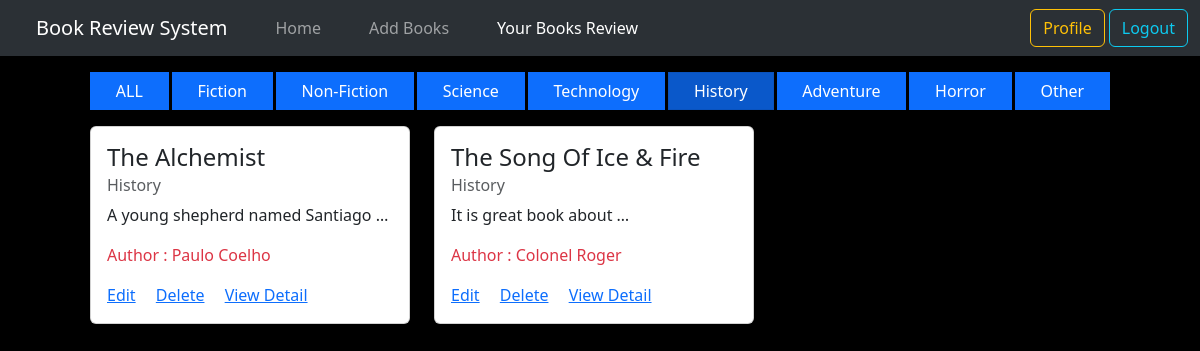
Page /booklist/?genre=History (signed in) on the committed database.
### book_app/models.py (models this page shows, shortened)
class BookData(models.Model):
    title = models.CharField(max_length=100)
    author = models.CharField(max_length=100)
    description = models.TextField()
    genre_choices = [
        ('Fiction','Fiction'),
        ('Non-Fiction','Non-Fiction'),
        ('Science','Science'),
        ('Technology','Technology'),
        ('History','History'),
        ('Adventure','Adventure'),
        ('Horror','Horror'),
        ('Other','Other'),
    ]
    genre = models.CharField(max_length=50,choices=genre_choices)
    isbn = models.CharField(max_length=13, unique=True)
    publication_data = models.DateField()
    created_at = models.DateTimeField(auto_now_add=True)
    updated_at = models.DateTimeField(auto_now=True)

### book_app/views.py (the view)
# urls.py: path('booklist/',views.book_list,name="booklist"),
@login_required
def book_list(request):
    genre = request.GET.get('genre')
    if genre:
        book_data= BookData.objects.filter(genre=genre).order_by('-created_at')
    else:
        book_data = BookData.objects.all().order_by('-created_at')
    return render(request,'book_app/booklist.html',{'book_data':book_data})

### book_app/templates/book_app/booklist.html (shortened to what this page needs)
{% extends "book_app/base.html" %}
{% block content %}
<div class="btn-group my-3 mx-5 d-flex flex-wrap column-gap-1">
  <a href="{% url 'booklist' %}" class="btn btn-primary rounded-0 {% if not request.GET.genre%}active{% endif %}" aria-current="page">ALL</a>
  <a href="?genre=Fiction" class="btn btn-primary {% if request.GET.genre == 'Fiction' %}active{% endif %}">Fiction</a>
  <a href="?genre=Non-Fiction" class="btn btn-primary {% if request.GET.genre == 'Non-Fiction' %}active{% endif %}">Non-Fiction</a>
  <a href="?genre=Science" class="btn btn-primary {% if request.GET.genre == 'Science' %}active{% endif %}">Science</a>
  <a href="?genre=Technology" class="btn btn-primary {% if request.GET.genre == 'Technology' %}active{% endif %}">Technology</a>
  <a href="?genre=History" class="btn btn-primary {% if request.GET.genre == 'History' %}active{% endif %}">History</a>
  <a href="?genre=Adventure" class="btn btn-primary {% if request.GET.genre == 'Adventure' %}active{% endif %}">Adventure</a>
  <a href="?genre=Horror" class="btn btn-primary {% if request.GET.genre == 'Horror' %}active{% endif %}">Horror</a>
  <a href="?genre=Other" class="btn btn-primary rounded-0 {% if request.GET.genre == 'Other' %}active{% endif %}">Other</a>
</div>
<div class="d-flex flex-wrap gap-4 mx-5 my-3">
  {% for i in book_data %}
  <div class="card" style="width: 20rem">
    <div class="card-body">
      <h4 class="card-title">{{ i.title }}</h4>
      <h6 class="card-subtitle mb-2 text-body-secondary">{{ i.genre }}</h6>
      <p class="card-text">{{ i.description | truncatewords:5}}</p>
      <p class="card-text text-danger">Author : {{i.author}}</p>
      <a href="{% url 'updatebook' i.pk %}" class="card-link">Edit</a>
      <a href="{% url 'deletebook' i.pk %}" class="card-link delete">Delete</a>
      <a href="{% url 'viewbook' i.pk %}" class="card-link">View Detail</a>
    </div>
  </div>
  {% empty %}
  <h1>No Book Found</h1>
  {% endfor %}
</div>
{% endblock content %}

### rows in the picture
BookData: title "The Alchemist", genre "History", description "A young shepherd named Santiago …", author "Paulo Coelho"
BookData: title "The Song Of Ice & Fire", genre "History", description "It is great book about …", author "Colonel Roger"
